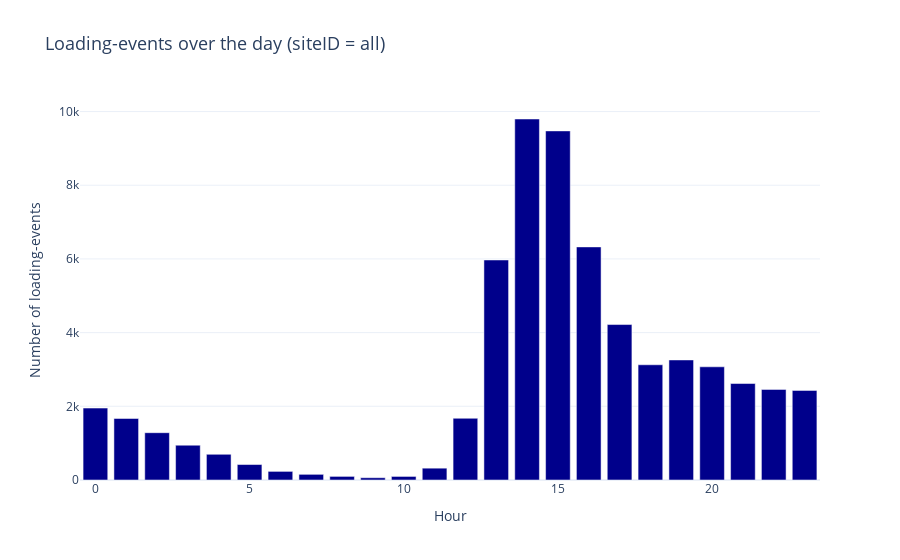
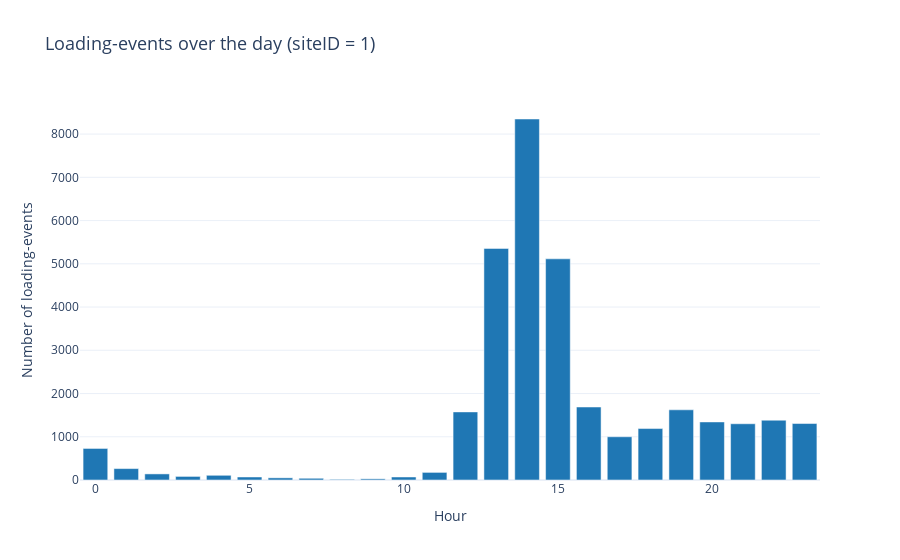
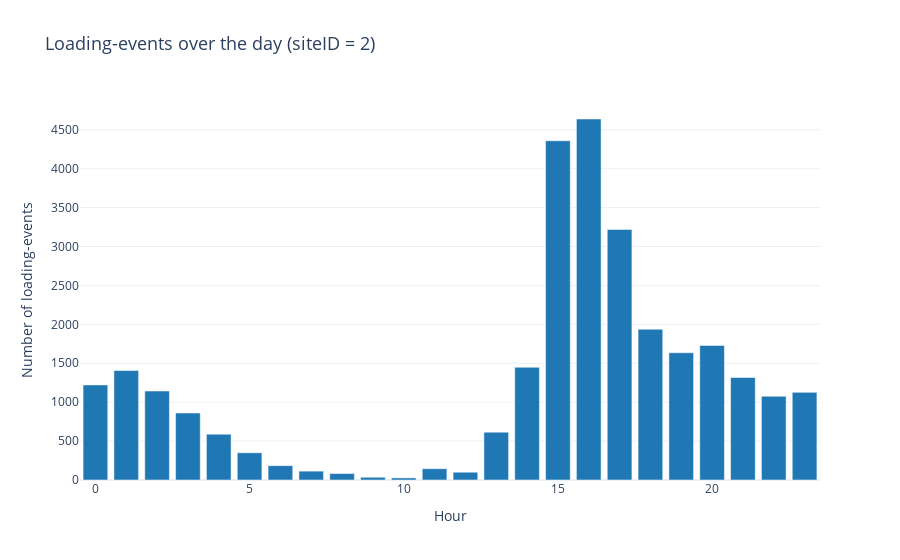

The notebook cell these images were saved under, in order:
### Markdown cell above
# Hourly number of charging events
Visualized the total and site dependent number of charging events, as a starting point to begin analyzing the development of chargining events. Multiple visualisations were created in order to determine the most suited visualization option.

### Code cell
print(charging_set.columns)
# Anzahl der Lade-Events pro Tag berechnen
charging_set['connectionTime_time'] = pd.to_datetime(charging_set['connectionTime_time'])
charging_set['hour'] = charging_set['connectionTime_time'].dt.hour


events_at_day = charging_set.groupby('hour').size().reset_index(name='count')

# Count all loading-events over the available timeframe, ploted on hours of the day
fig = px.bar(
    events_at_day,
    x='hour',
    y='count',
    title='Loading-events over the day (siteID = all)',
    labels={'hour': 'Hour', 'count': 'Number of loading-events'}
)

# Layout adjustment
fig.update_traces(marker_color='#00008B')  # Color
fig.update_layout(
    title_font_size=18,
    legend_title_text="Legend",
    template="plotly_white"
)

# Show grafic
fig.show()


for site_id in [1, 2]:
    site_data = charging_set[charging_set['siteID'] == site_id]
    site_events_at_day = site_data.groupby('hour').size().reset_index(name='count')

    # Interactive visualization
    fig = px.bar(
        site_events_at_day,
        x='hour',
        y='count',
        title=f'Loading-events over the day (siteID = {site_id})',
        labels={'hour': 'Hour', 'count': 'Number of loading-events'},
    )

    fig.update_traces(marker_color='#1f77b4')

# Layout adjustment
    fig.update_layout(
        title_font_size=18,
        legend_title_text="Legend",
        template="plotly_white"
    )

    # Show grafic
    fig.show()

### Figure 1 — Plotly figure (JSON) as saved in the notebook; plotly's stock layout.template omitted (floating-point values rounded to 4 significant figures)
{"data": [{"alignmentgroup": "True", "hovertemplate": "Hour=%{x}<br>Number of loading-events=%{y}<extra></extra>", "legendgroup": "", "marker": {"color": "#00008B", "pattern": {"shape": ""}}, "name": "", "offsetgroup": "", "orientation": "v", "showlegend": false, "textposition": "auto", "type": "bar", "x": [0, 1, 2, 3, 4, 5, 6, 7, 8, 9, 10, 11, 12, 13, 14, 15, 16, 17, 18, 19, 20, 21, 22, 23], "xaxis": "x", "y": [1952, 1670, 1284, 944, 698, 420, 234, 154, 98, 62, 97, 321, 1675, 5971, 9797, 9474, 6326, 4219, 3127, 3258, 3072, 2618, 2459, 2432], "yaxis": "y"}], "layout": {"barmode": "relative", "legend": {"title": {"text": "Legend"}, "tracegroupgap": 0}, "title": {"font": {"size": 18}, "text": "Loading-events over the day (siteID = all)"}, "xaxis": {"anchor": "y", "domain": [0, 1], "title": {"text": "Hour"}}, "yaxis": {"anchor": "x", "domain": [0, 1], "title": {"text": "Number of loading-events"}}}}

### Figure 2 — Plotly figure (JSON) as saved in the notebook; plotly's stock layout.template omitted (floating-point values rounded to 4 significant figures)
{"data": [{"alignmentgroup": "True", "hovertemplate": "Hour=%{x}<br>Number of loading-events=%{y}<extra></extra>", "legendgroup": "", "marker": {"color": "#1f77b4", "pattern": {"shape": ""}}, "name": "", "offsetgroup": "", "orientation": "v", "showlegend": false, "textposition": "auto", "type": "bar", "x": [0, 1, 2, 3, 4, 5, 6, 7, 8, 9, 10, 11, 12, 13, 14, 15, 16, 17, 18, 19, 20, 21, 22, 23], "xaxis": "x", "y": [730, 264, 141, 83, 109, 70, 50, 40, 15, 27, 70, 176, 1575, 5356, 8349, 5115, 1688, 1000, 1190, 1623, 1343, 1301, 1383, 1306], "yaxis": "y"}], "layout": {"barmode": "relative", "legend": {"title": {"text": "Legend"}, "tracegroupgap": 0}, "title": {"font": {"size": 18}, "text": "Loading-events over the day (siteID = 1)"}, "xaxis": {"anchor": "y", "domain": [0, 1], "title": {"text": "Hour"}}, "yaxis": {"anchor": "x", "domain": [0, 1], "title": {"text": "Number of loading-events"}}}}

### Figure 3 — Plotly figure (JSON) as saved in the notebook; plotly's stock layout.template omitted (floating-point values rounded to 4 significant figures)
{"data": [{"alignmentgroup": "True", "hovertemplate": "Hour=%{x}<br>Number of loading-events=%{y}<extra></extra>", "legendgroup": "", "marker": {"color": "#1f77b4", "pattern": {"shape": ""}}, "name": "", "offsetgroup": "", "orientation": "v", "showlegend": false, "textposition": "auto", "type": "bar", "x": [0, 1, 2, 3, 4, 5, 6, 7, 8, 9, 10, 11, 12, 13, 14, 15, 16, 17, 18, 19, 20, 21, 22, 23], "xaxis": "x", "y": [1222, 1406, 1143, 861, 589, 350, 184, 114, 83, 35, 27, 145, 100, 615, 1448, 4359, 4638, 3219, 1937, 1635, 1729, 1317, 1076, 1126], "yaxis": "y"}], "layout": {"barmode": "relative", "legend": {"title": {"text": "Legend"}, "tracegroupgap": 0}, "title": {"font": {"size": 18}, "text": "Loading-events over the day (siteID = 2)"}, "xaxis": {"anchor": "y", "domain": [0, 1], "title": {"text": "Hour"}}, "yaxis": {"anchor": "x", "domain": [0, 1], "title": {"text": "Number of loading-events"}}}}
